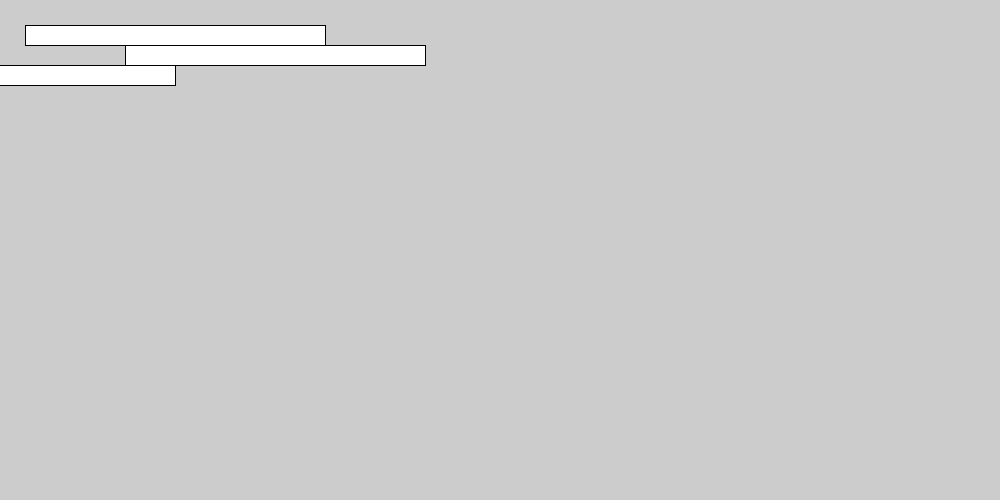
Frame 1 (no input)
Frame 60 (the mouse pressed at the canvas centre just before this capture): identical to frame 1, image omitted
Frame 120 (the mouse held since frame 60 and released just before this capture): identical to frame 1, image omitted

The Processing sketch that drew this single still picture (run headless with seeded random() and noise(); from frame 60 on, the mouse is pressed at the canvas centre):

// Processing sketch: Programing1Example04_04
// ── Programing1Example04_04.pde
void setup () {
  size(1000, 500);
}
void draw() {
  int x = 25;
  int h = 20;
  int y = 25;
  
  rect(x, y, 300, h);
  x = x + 100;
  rect(x, y + h, 300, h);
  x = x - 250;
  rect(x, y + h * 2, 300, h);
}
